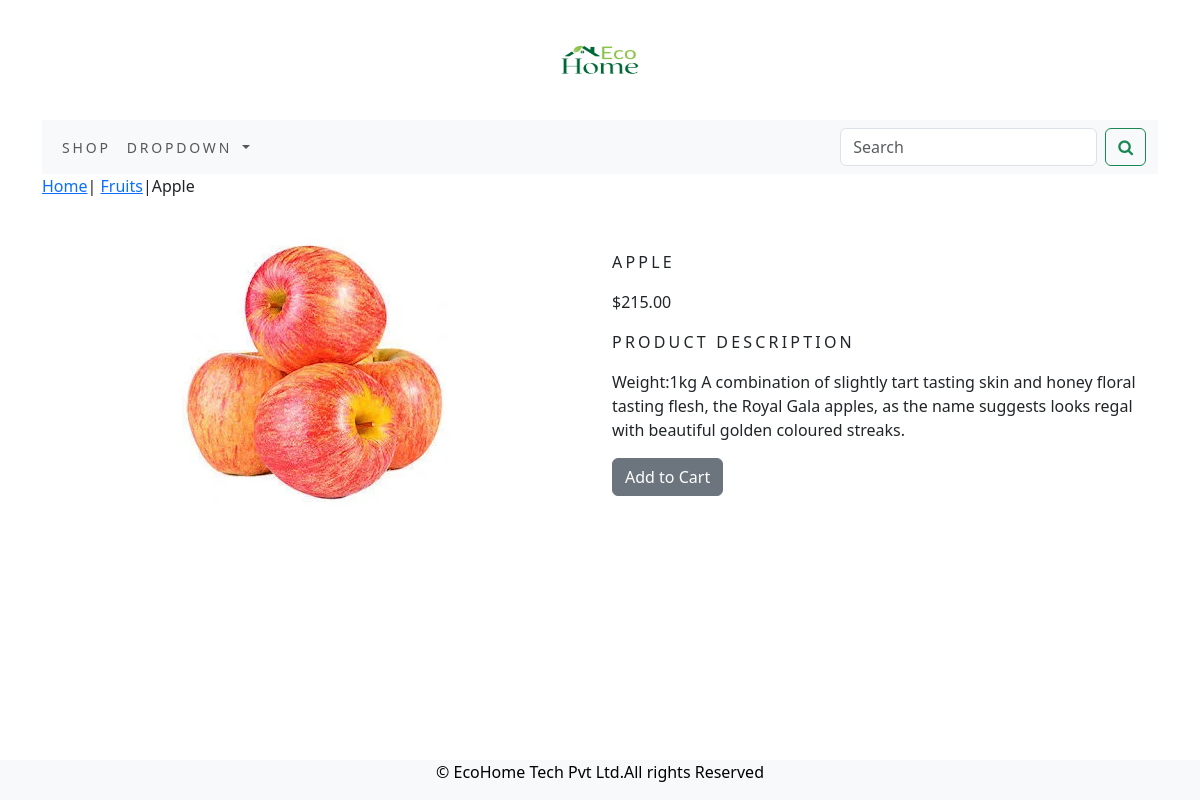
The page /shop/fruits/apple/ on the database its author committed.
### shop/models.py (models this page shows, shortened)
class Product(models.Model):
    name=models.CharField(max_length=250,unique=True)
    slug=models.SlugField(max_length=250,unique=True)
    desc=models.TextField(blank=True)
    price=models.DecimalField(max_digits=10,decimal_places=2)
    category=models.ForeignKey(Category,on_delete=models.CASCADE)
    image=models.ImageField(upload_to='product',blank=True)
    stock=models.IntegerField()
    available=models.BooleanField(default=True)
    created=models.DateTimeField(auto_now_add=True)
    updated=models.DateTimeField(auto_now=True)
    class Meta:
        ordering = ('name',)
        verbose_name = 'product'
        verbose_name_plural = 'products'

class Category(models.Model):
    name=models.CharField(max_length=250,unique=True)
    slug=models.SlugField(max_length=250,unique=True)
    desc=models.TextField(blank=True)
    image=models.ImageField(upload_to='category',blank=True)
    class Meta:
        ordering=('name',)
        verbose_name='category'
        verbose_name_plural='categories'
    def get_url(self):
        return reverse('shop:products_by_category',args=[self.slug])
    def __str__(self):
        return '{}'.format(self.name)

### shop/views.py (the view)
# urls.py: path('<slug:c_slug>/<slug:product_slug>/', views.proDetail, name='prodCatdetail')
def proDetail(request,c_slug,product_slug):
    try:
        product=Product.objects.get(category__slug=c_slug,slug=product_slug)
    except Exception as e:
        raise e
    return render(request,"product.html",{'product':product})

### cart/context_processors.py (called while the page is built)
def counter(request):
    item_count=0
    if 'admin' in request.path:
        return{}
    else:
        try:
            cart=Cart.objects.filter(cart_id=_cart_id(request))
            cart_items=CartItem.objects.all().filter(cart=cart[:1])
            for cart_item in cart_items:
                item_count += cart_item.quantity
        except Cart.DoesNotExist:
            item_count=0
    return dict(item_count=item_count)

### cart/views.py (called while the page is built)
def _cart_id(request):
    cart=request.session.session_key
    if not cart:
        cart=request.session.create()
    return cart

### shop/context_processors.py (called while the page is built)
def menu_links(request):
    links=Category.objects.all()
    return dict(links=links)

### templates/product.html (shortened to what this page needs)
{% extends 'base.html' %}
{% load static %}
{% block content %}
 <div class="row my_product_row_class">
   <div class="mx_auto">
       <p><a href="{% url 'shop:allProdCat' %}">Home</a>| <a href="{{product.category.get_url}}">{{product.category}}</a>|{{product.name}}</p>
   </div>
   <div class="container">
 <br>
  <div class="row">
    <div class="col-12 col-sm-12 col-md-12 col-lg-6 text-center">
        <div style="min-width:18rem">
            <img src="{{product.image.url}}" alt="{{product.name}}">
        </div>
    </div>
    <div class="col-12 col-sm-12 col-md-12 col-lg-6">
        <div>
            <h1 class="my_prod_title">{{product.name}}</h1>
            <p>${{product.price}}</p>
            <p class="my_title">Product Description</p>
            <p class="text-justify my_prod_text">{{product.desc}}</p>
            {% if product.stock <= 0 %}
            <p class="text-justify my_prod_text"><b>Out Of Stock</b></p>
            {% else %}
            <a class="btn btn-secondary" href="{% url 'cart:add_cart' product.id %}">Add to Cart</a>
            {% endif %}
        </div>
    </div>
  </div>
  </div>
 </div>
{% endblock %}

### static/css/custom.css (style rules this page uses)
body { font-family: 'Roboto', sans-serif; }
.my_title { font-size:16px; text-transform:uppercase; letter-spacing:.2em; }
.my_prod_title { font-size:16px; text-transform:uppercase; letter-spacing:.2em; padding-top:15px; padding-bottom:10px; }
.my_prod_text { padding-right:20px; }

### rows shown on the page
Product: category "Fruits", name "Apple", image (picture), name "APPLE", price "215.00", desc "Weight:1kg A combination of slightly tart tasting skin and honey floral tasting flesh, the Royal Gala apples, as the name suggests looks regal with beautiful golden coloured streaks."
